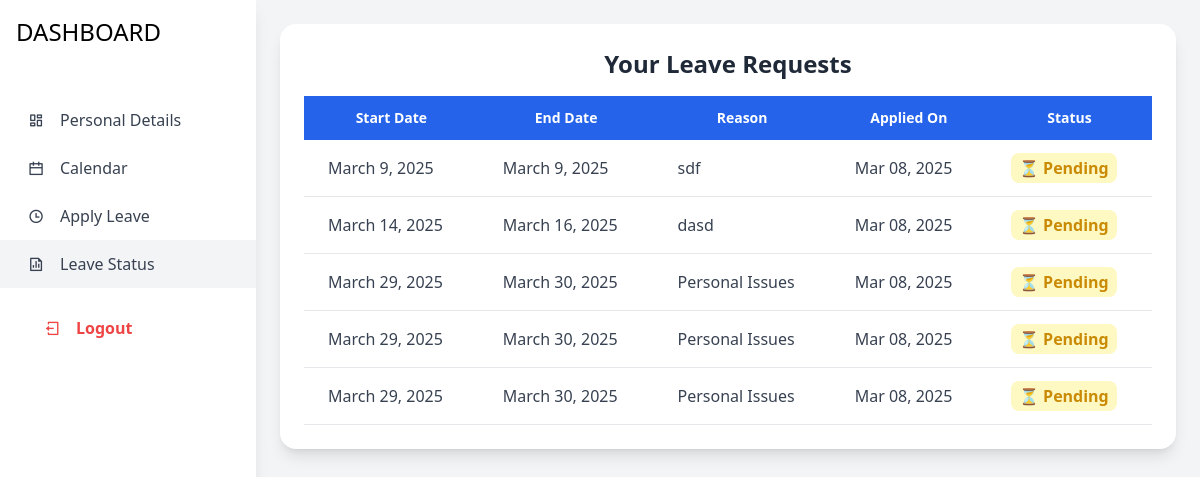
The page /leave_status/ (signed in) on the database its author committed.
### student/models.py (models this page shows, shortened)
class LeaveRequest(models.Model):
    STATUS_CHOICES = [
        ('Pending', 'Pending'),
        ('Approved', 'Approved'),
        ('Declined', 'Declined')
    ]
    student = models.ForeignKey(Student, on_delete=models.CASCADE)
    start_date = models.DateField()
    end_date = models.DateField()
    reason = models.TextField()
    status = models.CharField(max_length=20, choices=STATUS_CHOICES, default='Pending')
    applied_on = models.DateTimeField(default=now)

### student/views.py (the view)
# urls.py: path('leave_status/', views.leave_status, name='leave_status'),
def leave_status(request):
    student = Student.objects.get(email=request.user.email)
    leaves = LeaveRequest.objects.filter(student=student).order_by('-applied_on')
    return render(request, 'student/leave_status.html', {'leaves': leaves})

### student/templates/student/leave_status.html (shortened to what this page needs)
<!DOCTYPE html>
<html lang="en">
<head>
    <script src="https://cdn.tailwindcss.com"></script>
    <link href="https://cdn.jsdelivr.net/npm/remixicon@4.5.0/fonts/remixicon.css" rel="stylesheet">
</head>
<body class="bg-gray-100 flex">
    <aside class="w-64 bg-white shadow-lg fixed h-full">
        <div class="p-4">
            <h1 class="text-2xl text-primary">DASHBOARD</h1>
        </div>
        <nav class="mt-8">
            <a href="{% url 'student_profile' student_id=request.user.id %}" class="flex items-center px-6 py-3 text-gray-700 hover:bg-gray-100">
                <div class="w-6 h-6 flex items-center justify-center">
                    <i class="ri-dashboard-line"></i>
                </div>
                <span class="mx-3">Personal Details</span>
            </a>
            <a href="{% url 'calendar' %}" class="flex items-center px-6 py-3 text-gray-700 hover:bg-gray-100">
                <div class="w-6 h-6 flex items-center justify-center">
                    <i class="ri-calendar-line"></i>
                </div>
                <span class="mx-3">Calendar</span>
            </a>
            <a href="{% url 'apply_leave' %}" class="flex items-center px-6 py-3 text-gray-700 hover:bg-gray-100">
                <div class="w-6 h-6 flex items-center justify-center">
                    <i class="ri-time-line"></i>
                </div>
                <span class="mx-3">Apply Leave</span>
            </a>
            <a href="{% url 'leave_status' %}" class="flex items-center px-6 py-3 text-gray-700 bg-gray-100">
                <div class="w-6 h-6 flex items-center justify-center">
                    <i class="ri-file-chart-line"></i>
                </div>
                <span class="mx-3">Leave Status</span>
            </a>
        </nav>
        <div class="p-4">
            <a href="{% url 'student_login' %}" class="flex items-center px-6 py-3 text-gray-700 hover:bg-red-100 rounded-lg">
                <div class="w-6 h-6 flex items-center justify-center">
                    <i class="ri-logout-box-line text-red-500"></i>
                </div>
                <span class="mx-3 text-red-500 font-semibold">Logout</span>
            </a>
        </div>
    </aside>
    <main class="flex-1 ml-64 p-6">
        <div class="max-w-4xl mx-auto bg-white shadow-lg rounded-2xl p-6">
            <h2 class="text-2xl font-bold text-center text-gray-800 mb-4">Your Leave Requests</h2>
            {% if leaves %}
            <div class="overflow-x-auto">
                <table class="w-full border-collapse">
                    <thead class="bg-blue-600 text-white">
                        <tr>
                            <th class="px-6 py-3 text-sm font-semibold">Start Date</th>
                            <th class="px-6 py-3 text-sm font-semibold">End Date</th>
                            <th class="px-6 py-3 text-sm font-semibold">Reason</th>
                            <th class="px-6 py-3 text-sm font-semibold">Applied On</th>
                            <th class="px-6 py-3 text-sm font-semibold">Status</th>
                        </tr>
                    </thead>
                    <tbody class="text-gray-700">
                        {% for leave in leaves %}
                        <tr class="border-b border-gray-200">
                            <td class="px-6 py-4">{{ leave.start_date }}</td>
                            <td class="px-6 py-4">{{ leave.end_date }}</td>
                            <td class="px-6 py-4">{{ leave.reason }}</td>
                            <td class="px-6 py-4">{{ leave.applied_on|date:"M d, Y" }}</td>
                            <td class="px-6 py-4">
                                {% if leave.status == "Approved" %}
                                <span class="text-green-600 font-bold bg-green-100 px-2 py-1 rounded-lg">
                                    ✅ Approved
                                </span>
                                {% elif leave.status == "Declined" %}
                                <span class="text-red-600 font-bold bg-red-100 px-2 py-1 rounded-lg">
                                    ❌ Declined
                                </span>
                                {% else %}
                                <span class="text-yellow-600 font-bold bg-yellow-100 px-2 py-1 rounded-lg">
                                    ⏳ Pending
                                </span>
                                {% endif %}
                            </td>
                        </tr>
                        {% endfor %}
                    </tbody>
                </table>
            </div>
            {% else %}
            <p class="text-center text-gray-600">No leave requests found.</p>
            {% endif %}
        </div>
    </main>
</body>
</html>

### rows shown on the page
LeaveRequest: start_date "March 9, 2025", end_date "March 9, 2025", reason "sdf", applied_on "Mar 08, 2025", status "⏳ Pending"
LeaveRequest: start_date "March 14, 2025", end_date "March 16, 2025", reason "dasd", applied_on "Mar 08, 2025", status "⏳ Pending"
LeaveRequest: start_date "March 29, 2025", end_date "March 30, 2025", reason "Personal Issues", applied_on "Mar 08, 2025", status "⏳ Pending"
LeaveRequest: start_date "March 29, 2025", end_date "March 30, 2025", reason "Personal Issues", applied_on "Mar 08, 2025", status "⏳ Pending"
LeaveRequest: start_date "March 29, 2025", end_date "March 30, 2025", reason "Personal Issues", applied_on "Mar 08, 2025", status "⏳ Pending"
